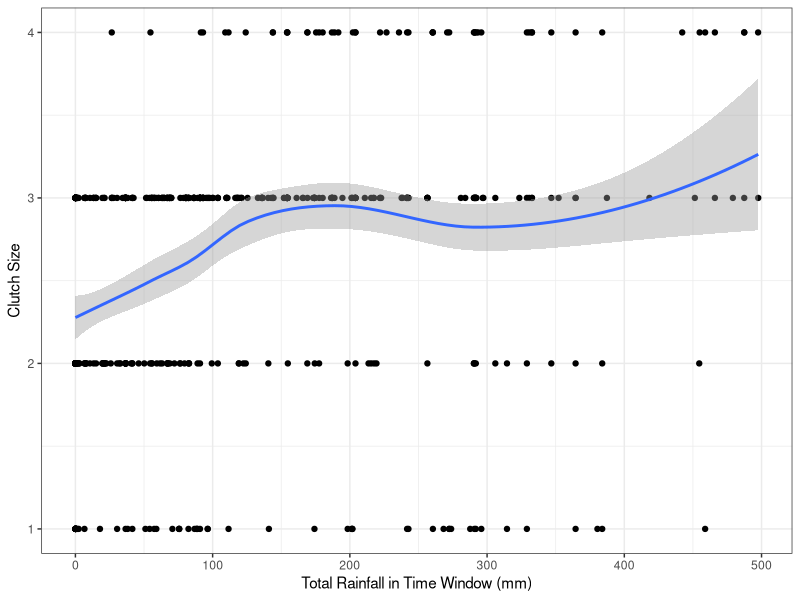

R code for this plot:
## ---- chunk 1
knitr::opts_chunk$set(echo = FALSE)
library(tidyverse)
## ---- chunk 2
clutch_size<- read.csv("clutch_size.csv")
## ---- chunk 3
ggplot(data=clutch_size)+
  aes(x=RW,y=ClutchSize)+
  geom_point()+
  geom_smooth()+
   labs(y= "Clutch Size", x = "Total Rainfall in Time Window (mm)")+
  theme_bw()
#Hidalgo Aranzamendi N, Hall ML, Kingma SA, van de Pol M, Peters A. Rapid plastic breeding response to rain matches peak prey abundance in a tropical savanna bird. J Anim Ecol. 2019;88:1799–1811. https://doi. org/10.1111/1365-2656.13068

